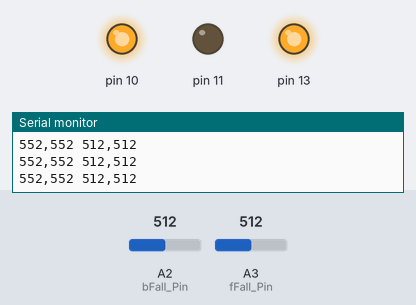
The sketch below on a simulated Arduino Uno, built with avr-gcc and run on an emulated ATmega328P. Parts: output pins drawn as LEDs (lit = HIGH), the last lines printed to the serial monitor. The test bench sets the inputs (shaded band); at power-on: A2 (bFall_Pin) = 512, A3 (fFall_Pin) = 512.

Above: at 1.8 s.
1.9 s: A2 (bFall_Pin) set to 535
3.4 s: A2 (bFall_Pin) set to 563
At 3.7 s:
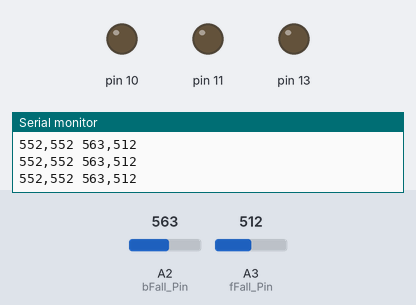
6.4 s: A3 (fFall_Pin) set to 987
7.9 s: A3 (fFall_Pin) set to 1018
Timing chart, 0 to 10.4 s (numbered marks = the images above; inputs shaded):
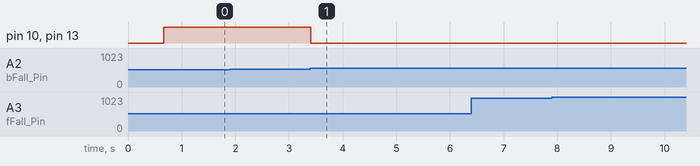

The sketch:

horizon_photoref.ino
```cpp
/*
横置き フォトリフレクタ落下検知テスト

アナログ入力の読み取りには，100マイクロ秒(0.0001s)要するので，
最大の読み取りレートは，1秒間に10,000回です

delayMicroseconds()関数は3マイクロ秒以上のレンジではとても正確に動作します
それより短い時間での正確さは保証されません

AduinoMicroは記載はないが、int型(整数型)は2バイトに格納される(-32768~32767)
-> ArduinoDueのみ4バイトで格納される
*/

// 0xBBB回のセンサ値の平均値を返す
int reset_sensor(int pin) {
  long sum = 0;
  for (int i = 0; i < 3003; i++) {
    sum += analogRead(pin);
    delayMicroseconds(4);
  }
  return sum/3003;
}

// フォトリフレクタのピン番号
int bFall_Pin = 2;
int fFall_Pin = 3;
// 閾値
int s_backF, s_frontF;
int stopFlag=0;
int limit = 40;

int tempb,tempf;

void setup() {
  Serial.begin(38400);
  pinMode(10, OUTPUT);
  pinMode(11, OUTPUT);
  pinMode(13, OUTPUT);
  s_backF = reset_sensor(bFall_Pin) + limit;
  s_frontF = reset_sensor(fFall_Pin) + limit;
}

// センサの値を出力する
void print_val() {
  Serial.print(s_backF);
  Serial.print(',');
  Serial.print(s_frontF);
  Serial.print(' ');
  Serial.print(analogRead(bFall_Pin));
  Serial.print(',');
  Serial.println(analogRead(fFall_Pin));
}

void loop() {
      print_val();
  if (analogRead(bFall_Pin)>= s_backF || analogRead(fFall_Pin) >= s_frontF) {
    digitalWrite(10,LOW);
    digitalWrite(11,LOW);
    analogWrite(13,0);
    stopFlag = 1;
  } else {
    if (stopFlag==0) {
      digitalWrite(10,HIGH);
      digitalWrite(11,LOW);
      analogWrite(13,200);
    }
  }
  delayMicroseconds(4);
}
```

Measured:
- the behaviour switches between 551 and 552 on A2 (bFall_Pin) (found by bisection; images 0 and 1)
- after the input at 3.4 s, pin 10, pin 13: HIGH → LOW at once
